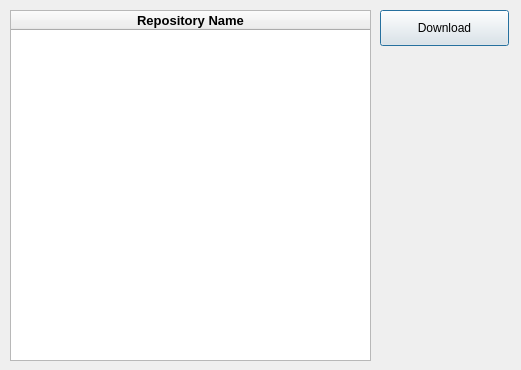
<?xml version="1.0" encoding="UTF-8"?>
<ui version="4.0">
 <class>Dialog</class>
 <widget class="QDialog" name="Dialog">
  <property name="geometry">
   <rect>
    <x>0</x>
    <y>0</y>
    <width>521</width>
    <height>370</height>
   </rect>
  </property>
  <property name="windowTitle">
   <string>Dialog</string>
  </property>
  <widget class="QTableWidget" name="lstRepo">
   <property name="geometry">
    <rect>
     <x>10</x>
     <y>10</y>
     <width>361</width>
     <height>351</height>
    </rect>
   </property>
   <property name="selectionMode">
    <enum>QAbstractItemView::SingleSelection</enum>
   </property>
   <attribute name="horizontalHeaderVisible">
    <bool>true</bool>
   </attribute>
   <attribute name="horizontalHeaderStretchLastSection">
    <bool>true</bool>
   </attribute>
   <attribute name="verticalHeaderVisible">
    <bool>false</bool>
   </attribute>
   <column>
    <property name="text">
     <string>Repository Name</string>
    </property>
    <property name="font">
     <font>
      <pointsize>10</pointsize>
      <weight>75</weight>
      <bold>true</bold>
     </font>
    </property>
   </column>
  </widget>
  <widget class="QPushButton" name="btnDownload">
   <property name="geometry">
    <rect>
     <x>380</x>
     <y>10</y>
     <width>129</width>
     <height>36</height>
    </rect>
   </property>
   <property name="sizePolicy">
    <sizepolicy hsizetype="Minimum" vsizetype="Minimum">
     <horstretch>0</horstretch>
     <verstretch>0</verstretch>
    </sizepolicy>
   </property>
   <property name="text">
    <string>Download</string>
   </property>
  </widget>
 </widget>
 <resources/>
 <connections>
  <connection>
   <sender>btnDownload</sender>
   <signal>clicked()</signal>
   <receiver>Dialog</receiver>
   <slot>clickDownload()</slot>
   <hints>
    <hint type="sourcelabel">
     <x>449</x>
     <y>34</y>
    </hint>
    <hint type="destinationlabel">
     <x>449</x>
     <y>143</y>
    </hint>
   </hints>
  </connection>
 </connections>
 <slots>
  <slot>clickDownload()</slot>
 </slots>
</ui>
